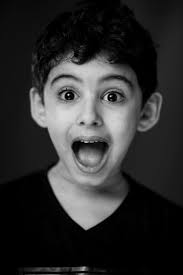
#> input picture images.jpeg, 183 x 275 px, given in place of the camera
$ python collect_faces.py
#> lines starting #> are read from the running program, lines starting #| are printed output that depends on the picture; after the words box and inside, x2 and y2 are one past the last pixel; in counts of white or black regions, pixels touching at a corner belong together
#> the answer given: images.jpeg
# collect_faces.py
import cv2
import os


def collect_faces(person_name, save_dir="dataset", max_images=200):
#> called with person_name = 'images.jpeg', save_dir = 'dataset', max_images = 200
    cap = cv2.VideoCapture(0)
    face_detector = cv2.CascadeClassifier(cv2.data.haarcascades + "haarcascade_frontalface_default.xml")
    person_path = os.path.join(save_dir, person_name)
    os.makedirs(person_path, exist_ok=True)

    count = 0
    while True:
        ret, frame = cap.read()
#> frame is the input picture: shape (275, 183, 3); min 0, max 217, mean 46.1
        if not ret:
            break

        gray = cv2.cvtColor(frame, cv2.COLOR_BGR2GRAY)
        faces = face_detector.detectMultiScale(gray, 1.3, 5)
#> faces = [[22, 44, 136, 136]]

        for (x, y, w, h) in faces:
            face = frame[y:y+h, x:x+w]
            face = cv2.resize(face, (160, 160))
            file_path = os.path.join(person_path, f"{person_name}_{count}.jpg")
            cv2.imwrite(file_path, face)
            count += 1

            cv2.rectangle(frame, (x, y), (x+w, y+h), (0, 255, 0), 2)
            cv2.putText(frame, f"Saved: {count}", (10, 30), cv2.FONT_HERSHEY_SIMPLEX, 1, (0, 255, 0), 2)
#> this loop made 1 pass
#> (x, y, w, h, count) on pass 1: (22, 44, 136, 136, 1)
#> pass 1, in collect_faces, `face = frame[y:y+h, x:x+w]`:
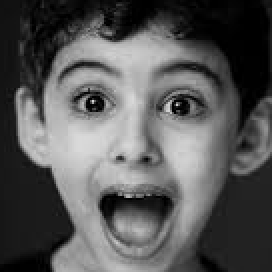
#> face: shape (136, 136, 3) (shown 2 times larger); min 0, max 217, mean 87.8
#> pass 1, in collect_faces, `face = cv2.resize(face, (160, 160))`:
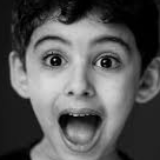
#> face: shape (160, 160, 3); min 0, max 217, mean 87.7
#> after the loop:
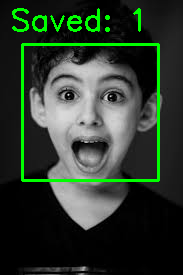
#> frame: shape (275, 183, 3); 4.87% of pixels changed, all inside (x1, y1, x2, y2) = (12, 8, 160, 182)
#> after the loop, count = 1

        cv2.imshow("Collecting Faces", frame)
        if cv2.waitKey(1) == ord('q') or count >= max_images:
#> (key q is pressed here)
            break

    cap.release()
    cv2.destroyAllWindows()

# === Sử dụng ===
# Nhập tên và bắt đầu thu thập
if __name__ == "__main__":
    name = input("Nhập tên người dùng: ")
    collect_faces(name)

$ run again, on anh1.jpeg
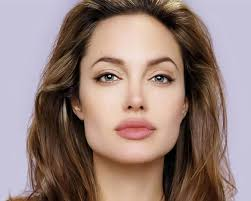
#> input picture anh1.jpeg, 251 x 201 px, given in place of the camera
#> in collect_faces, frame is the input picture: shape (201, 251, 3); mean B, G, R 123.2, 129.3, 151.3
#> faces = [[67, 24, 138, 138]]
#> the loop in collect_faces, `for (x, y, w, h) in faces:` made 1 pass
#> (x, y, w, h, count) on pass 1: (67, 24, 138, 138, 1)
#> pass 1, in collect_faces, `face = cv2.resize(face, (160, 160))`:
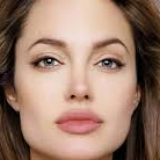
#> face: shape (160, 160, 3); mean B, G, R 109, 125.4, 156.3
#> after the loop in collect_faces, `for (x, y, w, h) in faces:`:
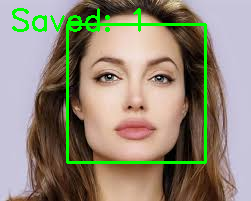
#> frame: shape (201, 251, 3); 4.81% of pixels changed, all inside (x1, y1, x2, y2) = (12, 8, 207, 164)
#> after the loop in collect_faces, `for (x, y, w, h) in faces:`: count = 1

$ run again, on anh3.jpeg
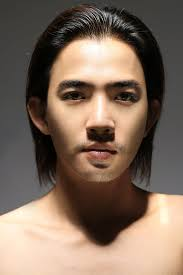
#> input picture anh3.jpeg, 183 x 275 px, given in place of the camera
#> in collect_faces, frame is the input picture: shape (275, 183, 3); mean B, G, R 92.6, 107.4, 126.9
#> faces = [[33, 46, 130, 130]]
#> the loop in collect_faces, `for (x, y, w, h) in faces:` made 1 pass
#> (x, y, w, h, count) on pass 1: (33, 46, 130, 130, 1)
#> pass 1, in collect_faces, `face = cv2.resize(face, (160, 160))`:
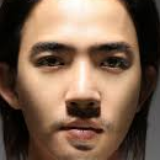
#> face: shape (160, 160, 3); mean B, G, R 79.5, 98.6, 124.5
#> after the loop in collect_faces, `for (x, y, w, h) in faces:`:
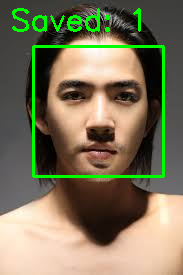
#> frame: shape (275, 183, 3); 4.73% of pixels changed, all inside (x1, y1, x2, y2) = (12, 8, 165, 178)
#> after the loop in collect_faces, `for (x, y, w, h) in faces:`: count = 1
